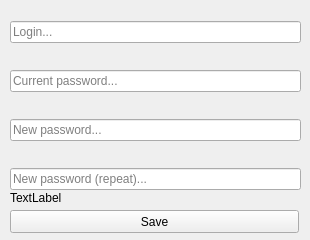
<?xml version="1.0" encoding="UTF-8"?>
<ui version="4.0">
 <class>Form</class>
 <widget class="QWidget" name="Form">
  <property name="geometry">
   <rect>
    <x>0</x>
    <y>0</y>
    <width>310</width>
    <height>240</height>
   </rect>
  </property>
  <property name="windowTitle">
   <string>Form</string>
  </property>
  <widget class="QWidget" name="layoutWidget">
   <property name="geometry">
    <rect>
     <x>10</x>
     <y>0</y>
     <width>291</width>
     <height>211</height>
    </rect>
   </property>
   <layout class="QGridLayout" name="gridLayout" rowstretch="0,0,0,0">
    <item row="1" column="0">
     <widget class="QLineEdit" name="line_current_password">
      <property name="placeholderText">
       <string>Current password...</string>
      </property>
     </widget>
    </item>
    <item row="0" column="0">
     <widget class="QLineEdit" name="line_login">
      <property name="placeholderText">
       <string>Login...</string>
      </property>
     </widget>
    </item>
    <item row="3" column="0">
     <widget class="QLineEdit" name="line_new_pass_confirm">
      <property name="placeholderText">
       <string>New password (repeat)...</string>
      </property>
     </widget>
    </item>
    <item row="2" column="0">
     <widget class="QLineEdit" name="line_new_pass">
      <property name="placeholderText">
       <string>New password...</string>
      </property>
     </widget>
    </item>
   </layout>
  </widget>
  <widget class="QPushButton" name="btn_save">
   <property name="geometry">
    <rect>
     <x>10</x>
     <y>210</y>
     <width>289</width>
     <height>23</height>
    </rect>
   </property>
   <property name="text">
    <string>Save</string>
   </property>
  </widget>
  <widget class="QLabel" name="lbl_error">
   <property name="geometry">
    <rect>
     <x>10</x>
     <y>190</y>
     <width>289</width>
     <height>16</height>
    </rect>
   </property>
   <property name="text">
    <string>TextLabel</string>
   </property>
  </widget>
 </widget>
 <resources/>
 <connections/>
</ui>
